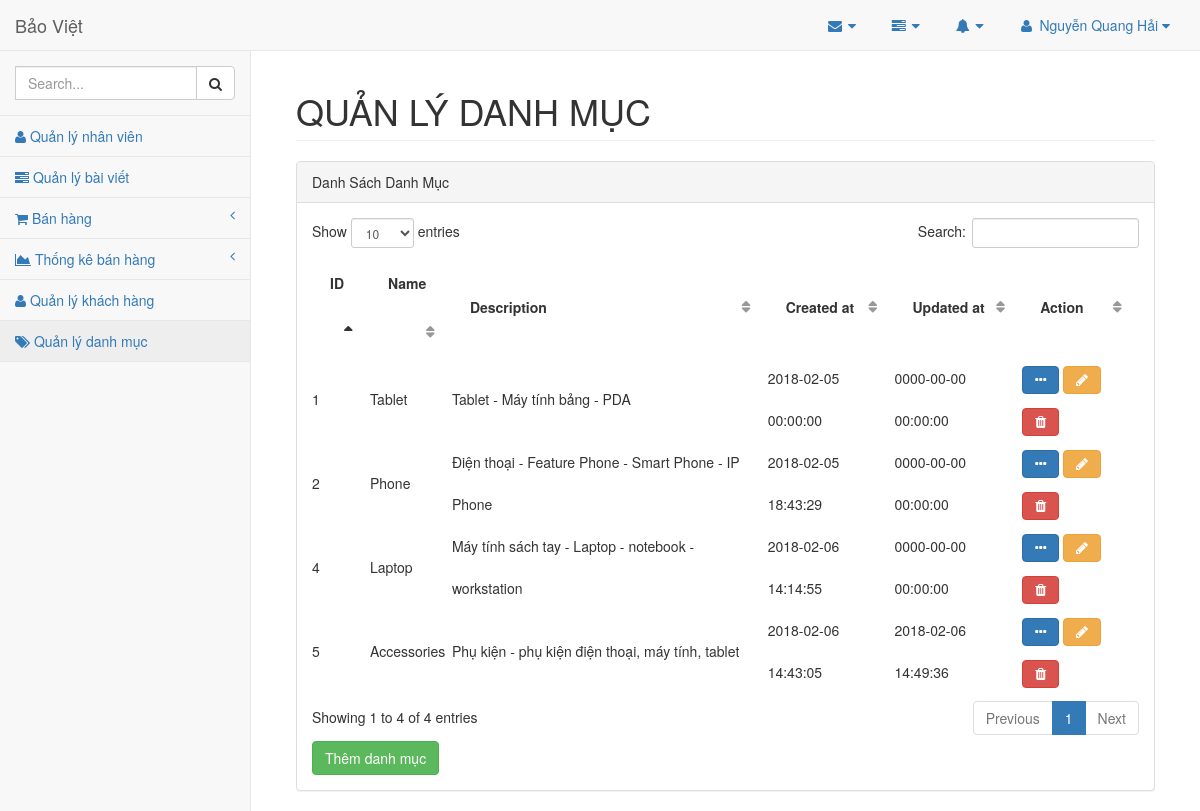
Page /admin/index.php?mod=categories&act=list (signed in) on the committed database.
### tables this page shows
CREATE TABLE `categories`  (
  `id` int(11) NOT NULL AUTO_INCREMENT,
  `name` varchar(255) NOT NULL,
  `description` text NOT NULL,
  `created_at` datetime NOT NULL DEFAULT CURRENT_TIMESTAMP,
  `updated_at` datetime NOT NULL,
  PRIMARY KEY (`id`) USING BTREE
);

### admin/controllers/CategoryController.php (called while the page is built, shortened)
<?php
	class CategoryController
	{
		public $category_model;
		function __construct()
		{
			$this->category_model=new Category();
		}
		public function list()
		{
			$data=$this->category_model->getAll();
			include_once 'views/category/list.php';
		}
	}
 ?>

### admin/models/Connection.php (called while the page is built, shortened)
<?php
	class Connection
	{
		function __construct()
		{
			$servername="localhost";
			$username="root";
			$password="";
			$dbname="baoviet";
			$this->conn = new mysqli($servername,$username,$password,$dbname);
		}
	}
 ?>

### admin/models/Model.php (called while the page is built, shortened)
<?php
	class Model
	{
		public $conn;
		public $tableName;
		function __construct()
		{
			$connect=new Connection();
			$this->conn=$connect->conn;
		}
		public function getAll()
		{
			$data=array();
			$query="select * from ".$this->tableName;
			$result=$this->conn->query($query);
			while ($row=$result->fetch_assoc()) {
				$data[]=$row;
			}
			return $data;
		}
	}
 ?>

### admin/views/category/list.php (the view)
 <div class="panel-heading">
     Danh Sách Danh Mục
 </div>
 <div class="panel-body">
<table id="table"  class="my_table" width="100%" class="table table-striped table-bordered table-hover" id="dataTables-example">
	<thead>
		<tr>
			<th>ID</th>
			<th>Name</th>
			<th>Description</th>
                 <th>Created at</th>
			<th>Updated at</th>
			<th>Action</th>
		</tr>
	</thead>
	<tbody>
	<?php
	foreach ($data as $category) { ?>
		<tr>
			<td><?= $category['id'] ?></td>
			<td><?= $category['name'] ?></td>
			<td><?= $category['description'] ?></td>
			<td><?= $category['created_at'] ?></td>
			<td><?= $category['updated_at'] ?></td>
			<td>
			<a class='btn btn-primary fa fa-ellipsis-h' href='index.php?mod=categories&act=detail&id=<?= $category['id'] ?>'></a>
			<a class='btn btn-warning fa fa-pencil' href='?mod=categories&act=edit&id=<?= $category['id'] ?>'></a>
			<a class='btn btn-danger delete fa fa-trash'  href='?mod=categories&act=delete&id=<?= $category['id'] ?>'></a>
			</td>
		</tr>
	<?php } ?>
	</tbody>
</table>
<a href="index.php?mod=categories&act=add" class="btn btn-success" title="Thêm danh mục">Thêm danh mục</a>
 </div>

### admin/views/header.php (style rules this page uses)
table td { line-height: 3.0; }
table th { line-height: 3.5; }

### rows in the picture
categories: id "1", name "Tablet", description "Tablet - Máy tính bảng - PDA", created_at "2018-02-05 00:00:00", updated_at "0000-00-00 00:00:00"
categories: id "2", name "Phone", description "Điện thoại - Feature Phone - Smart Phone - IP Phone", created_at "2018-02-05 18:43:29", updated_at "0000-00-00 00:00:00"
categories: id "4", name "Laptop", description "Máy tính sách tay - Laptop - notebook - workstation", created_at "2018-02-06 14:14:55", updated_at "0000-00-00 00:00:00"
categories: id "5", name "Accessories", description "Phụ kiện - phụ kiện điện thoại, máy tính, tablet", created_at "2018-02-06 14:43:05", updated_at "2018-02-06 14:49:36"

### other values in the picture
$_SESSION['account']['name'] "Nguyễn Quang Hải"
